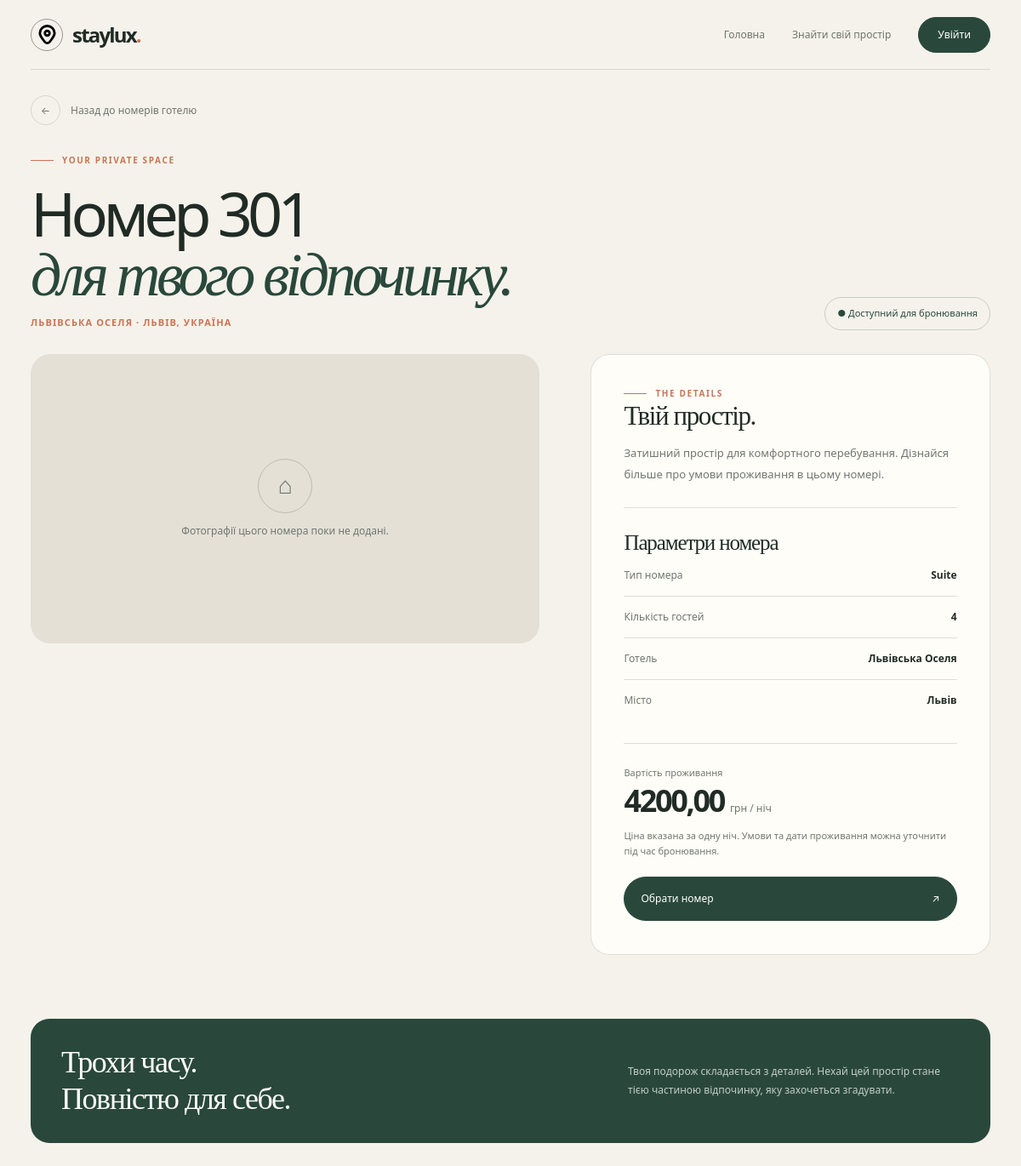
/rooms/7/room/, run on the app's committed database.
### hotel/models.py (models this page shows, shortened)
class Room(models.Model):
    ROOM_TYPES = [
        ('single', 'Single'),
        ('double', 'Double'),
        ('suite', 'Suite'),
    ]
    hotel = models.ForeignKey(Hotel, on_delete=models.CASCADE, related_name='rooms')
    room_number = models.CharField(max_length=10)
    room_type = models.CharField(max_length=20, choices=ROOM_TYPES)
    capacity = models.IntegerField()
    price_per_night = models.DecimalField(max_digits=10, decimal_places=2)
    is_available = models.BooleanField(default=True)
    class Meta:
        verbose_name = 'Room'
        verbose_name_plural = 'Rooms'
        ordering = ['is_available', 'room_type', 'price_per_night']

class Hotel(models.Model):
    name = models.CharField(max_length=100)
    description = models.TextField()
    price_per_night = models.DecimalField(max_digits=10, decimal_places=2)
    amenities = models.ManyToManyField(Amenite, related_name='hotels', blank=True)
    country = models.CharField(max_length=100)
    city = models.CharField(max_length=100)
    address = models.CharField(max_length=200)

### hotel/views.py (the view)
# urls.py: path('rooms/<int:id>/room/', views.room, name='room'),
def room(request, id):
    room = get_object_or_404(Room, id=id)
    return render(request, 'room.html', {'room': room})

### templates/room.html (shortened to what this page needs)
{% extends 'base.html' %}
{% block content %}
<div class="sl-room-detail">
    <div class="sl-detail-shell">
        <a href="{% url 'hotel_rooms' room.hotel.pk %}" class="sl-detail-back">
            <span aria-hidden="true">←</span>
            Назад до номерів готелю
        </a>
        <header class="sl-detail-heading">
            <div>
                <div class="sl-detail-eyebrow">Your private space</div>
                <h1>Номер {{ room.room_number }}<br><em>для твого відпочинку.</em></h1>
                <div class="sl-detail-location">
                    {{ room.hotel.name }} · {{ room.hotel.city }}, {{ room.hotel.country }}
                </div>
            </div>
            {% if room.is_available %}
                <span class="sl-detail-status">● Доступний для бронювання</span>
            {% else %}
                <span class="sl-detail-status unavailable">● Наразі недоступний</span>
            {% endif %}
        </header>
        <main class="sl-detail-layout">
            <section class="sl-detail-gallery" aria-label="Фотографії номера">
                {% for photo in room.images.all %}
                    <div class="sl-detail-photo-wrap">
                        <img
                            src="{{ photo.image.url }}"
                            alt="Фото номера {{ room.room_number }} у готелі {{ room.hotel.name }}"
                            loading="{% if forloop.first %}eager{% else %}lazy{% endif %}"
                        >
                    </div>
                {% empty %}
                    <div class="sl-detail-photo-wrap">
                        <div class="sl-detail-no-photo">
                            <span aria-hidden="true">⌂</span>
                            <p>Фотографії цього номера поки не додані.</p>
                        </div>
                    </div>
                {% endfor %}
            </section>
            <aside class="sl-detail-panel">
                <div class="sl-detail-eyebrow">The details</div>
                <h2>Твій простір.</h2>
                <p class="sl-detail-description">
                    {% if room.description %}
                        {{ room.description }}
                    {% else %}
                        Затишний простір для комфортного перебування. Дізнайся більше про умови проживання в цьому номері.
                    {% endif %}
                </p>
                <div class="sl-detail-divider"></div>
                <h2 style="font-size:25px; margin-bottom:14px;">Параметри номера</h2>
                <div class="sl-detail-facts">
                    <div class="sl-detail-fact">
                        <span>Тип номера</span>
                        <strong>{{ room.get_room_type_display }}</strong>
                    </div>
                    <div class="sl-detail-fact">
                        <span>Кількість гостей</span>
                        <strong>{{ room.capacity }}</strong>
                    </div>
                    <div class="sl-detail-fact">
                        <span>Готель</span>
                        <strong>{{ room.hotel.name }}</strong>
                    </div>
                    <div class="sl-detail-fact">
                        <span>Місто</span>
                        <strong>{{ room.hotel.city }}</strong>
                    </div>
                </div>
                <div class="sl-detail-divider"></div>
                <div class="sl-detail-price-label">Вартість проживання</div>
                <div class="sl-detail-price">
                    {{ room.price_per_night }} <small>грн / ніч</small>
                </div>
                <p class="sl-detail-booking-note">
                    Ціна вказана за одну ніч. Умови та дати проживання можна уточнити під час бронювання.
                </p>
                {% if room.is_available %}
                    <a href="{% url 'booking' room.pk %}" class="sl-detail-booking-btn">
                        Обрати номер <span aria-hidden="true">↗</span>
                    </a>
                {% else %}
                    <span class="sl-detail-booking-btn disabled">
                        Номер недоступний <span aria-hidden="true">—</span>
                    </span>
                {% endif %}
            </aside>
        </main>
        <aside class="sl-detail-footer-note">
            <h3>Трохи часу.<br>Повністю для себе.</h3>
            <p>Твоя подорож складається з деталей. Нехай цей простір стане тією частиною відпочинку, яку захочеться згадувати.</p>
        </aside>
    </div>
</div>
{% endblock %}

### templates/base.html (style rules this page uses)
html { margin: 0; padding: 0; background: #f5f2eb; }
body.staylux-body { margin: 0; padding: 0; background: #f5f2eb; color: #202b25; }

### data on the page
Room: room_number "301", hotel.name "ЛЬВІВСЬКА ОСЕЛЯ", hotel.city "ЛЬВІВ", hotel.country "УКРАЇНА", room_type "Suite", capacity "4", hotel.name "Львівська Оселя", hotel.city "Львів", price_per_night "4200,00"
